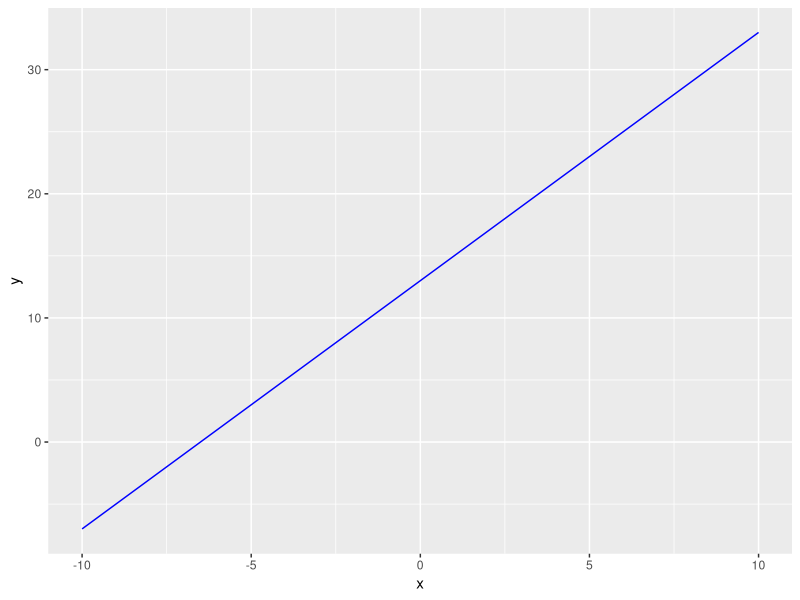
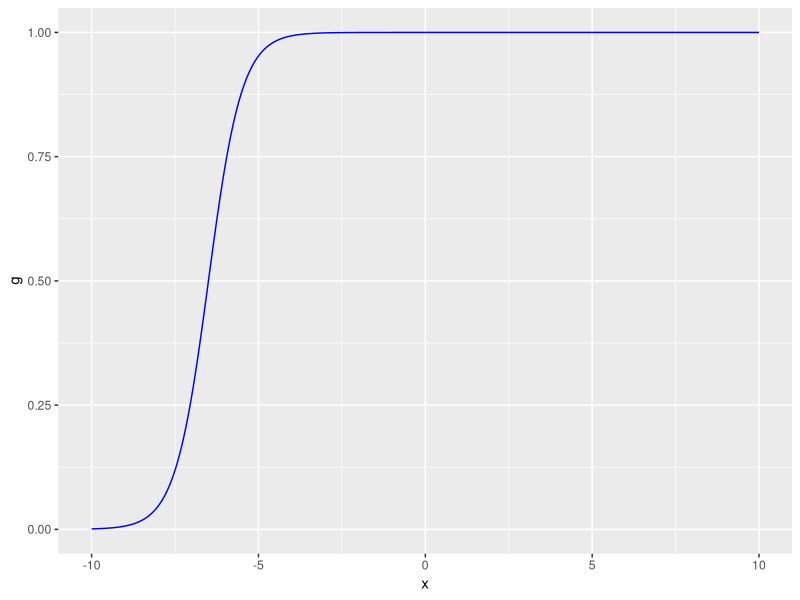

Write the R code that produced these figures, in order.
#Sigmoid function and Linear function 
x <- seq(from = -10, to = 10, by = 0.01)
y = 2*x + 13
g = 1/(1+exp(-y))

library(ggplot2)


p1 <- ggplot(data = NULL, mapping = aes(x = x,y = y))
p1 <- p1 + geom_line(colour = 'blue')

p2 <- ggplot(data = NULL, mapping = aes(x = x,y = g))
p2 <- p2 + geom_line(colour = 'blue')
